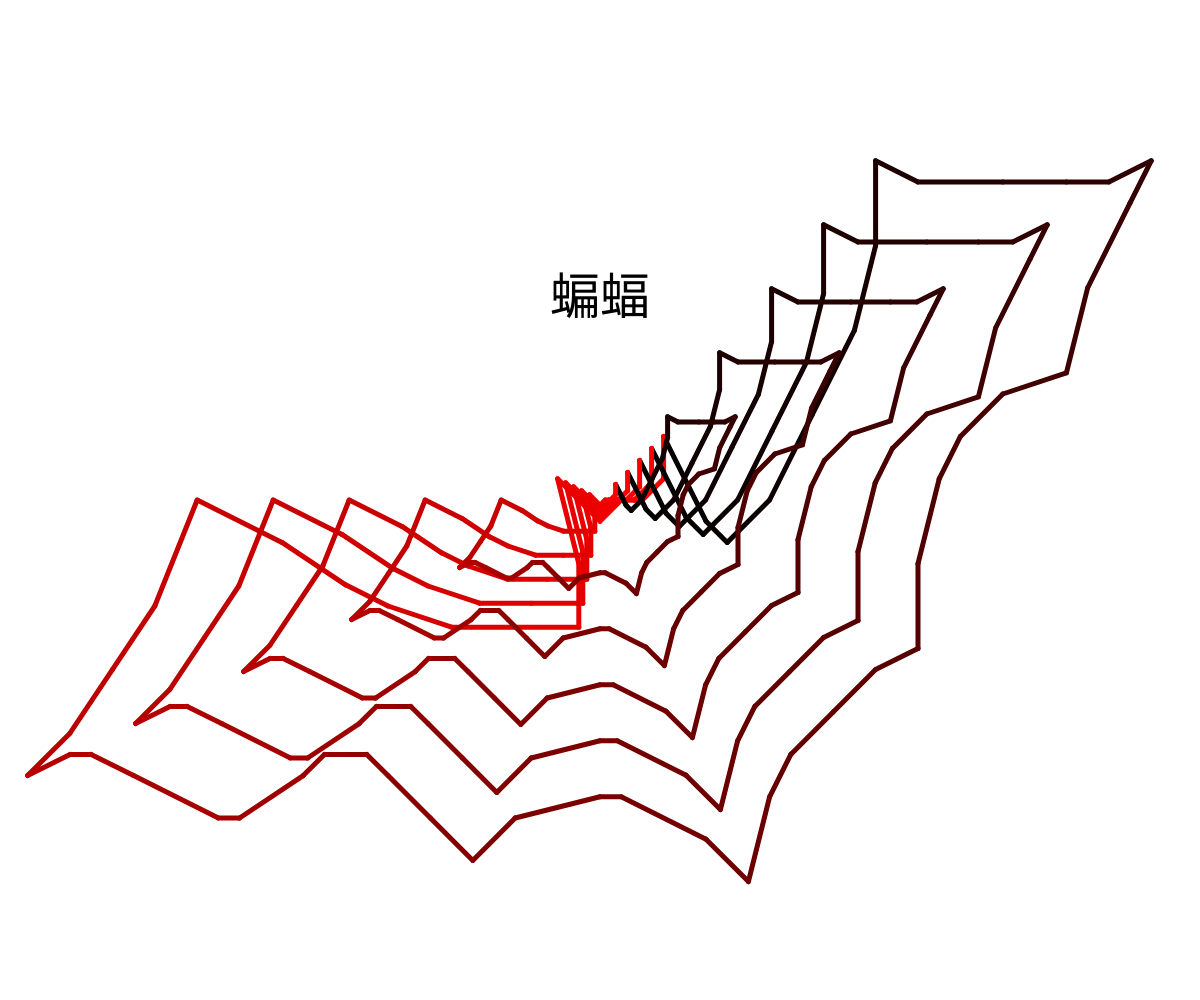
Frame 1 (no input)
Frame 60 (no input): identical to frame 1, image omitted
Frame 120 (the mouse pressed at the canvas centre since frame 60): identical to frame 1, image omitted

The p5.js sketch that drew this single still picture (run headless with seeded random() and noise() and a simulated clock; from frame 60 on, the mouse is pressed at the canvas centre):

// p5.js sketch
// ── sketch.js
let points = [[3,3],[5,-1],[6,-2],[8,0],[10,4],[12,8],[13,12],[13,16],[15,15],[19,15],[22,15],[24,15],[26,16],[25,14],[23,10],[22,6],[19,5],[17,3],[16,1],[15,-3],[15,-7],[13,-8],[11,-10],[9,-12],[8,-14],[7,-18],[5,-16],[1,-14],[0,-14],[-4,-15],[-6,-17],[-8,-15],[-10,-13],[-11,-12],[-12,-12],[-13,-12],[-14,-13],[-17,-15],[-18,-15],[-22,-13],[-24,-12],[-25,-12],[-27,-13],[-25,-11],[-23,-8],[-21,-5],[-19,0],[-15,-2],[-12,-4],[-10,-5],[-7,-6],[-4,-6],[-1,-6],[-1,-3],[-2,1],[0,-1],[1,0],[2,0],[3,1],[3,3]];
let scaleAmount = 1;

function setup() {
  createCanvas(windowWidth, windowHeight);
  for (let i = 0; i < points.length; i++) {
    for (let j = 0; j < points[i].length; j++) {
      points[i][j] = points[i][j] * 20;
    }
  }
  // canvas.mouseWheel(handleMouseWheel);
}

function draw() {
  background(255);
  translate(width/2, height/2);
  scale(scaleAmount, -scaleAmount); // 根据缩放比例缩放画布
  noFill();
  strokeWeight(5);
  
  // 定义渐变的起止颜色
  let startColor = color(0, 0, 0); // 黑色
  let endColor = color(255, 0, 0); // 红色
  
  // 用 beginShape() 和 endShape() 包含绘制形状的顶点
  for (let i = 5; i >= 1; i--) {
    let size = (i+0.3) * 20;
    strokeWeight(5);
    beginShape();
    for (let j = 0; j < points.length-1; j++) {
      // 计算每条线段的中间颜色
      let midColor = lerpColor(startColor, endColor, j/(points.length-2));
      stroke(midColor);
      let x1 = points[j][0] * size/100;
      let y1 = points[j][1] * size/100;
      let x2 = points[j+1][0] * size/100;
      let y2 = points[j+1][1] * size/100;
      line(x1, y1, x2, y2);
    }
    // 连接最后一点和第一点
    let midColor = lerpColor(startColor, endColor, (points.length-1)/(points.length-2));
    stroke(midColor);
    let x1 = points[points.length-1][0] * size/100;
    let y1 = points[points.length-1][1] * size/100;
    let x2 = points[0][0] * size/100;
    let y2 = points[0][1] * size/100;
    line(x1, y1, x2, y2);
    endShape(CLOSE);
  }
  // 加入文字
push()
scale(1,-1)
textSize(50);
textAlign(CENTER, CENTER);
fill(0);
noStroke();
text("蝙蝠", 0, -200);
pop()
}

function handleMouseWheel(event) {
  // 根据鼠标滚轮的delta属性来调整缩放比例
  let delta = event.deltaY > 0 ? 0.1 : -0.1;
  scaleAmount += delta;
  // 限制缩放比例的范围
  scaleAmount = constrain(scaleAmount, 0.1, 5);
  // 阻止默认的滚动事件
  return false;
}
